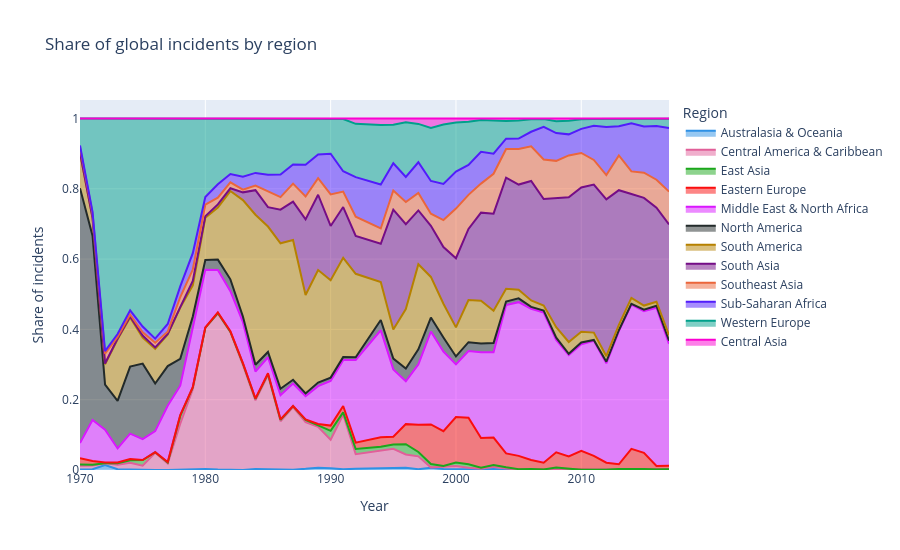

Here is the notebook cell this chart was saved with:
### Code cell
from IPython.display import display

# ---------- 1. Share chart with distinct colors ----------
fig = px.area(by_region, x="iyear", y="share", color="region_txt",
              color_discrete_sequence=px.colors.qualitative.Dark24,
              title="Share of global incidents by region",
              labels={"iyear": "Year", "share": "Share of incidents", "region_txt": "Region"})
fig.update_layout(hovermode="x unified", height=550)
fig.show()

# ---------- 2. Regional share of incidents by decade (%) ----------
by_region["decade"] = (by_region["iyear"] // 10) * 10
dec = by_region.groupby(["decade", "region_txt"])["incidents"].sum().unstack(fill_value=0)
display((dec.div(dec.sum(axis=1), axis=0) * 100).round(1).T)
